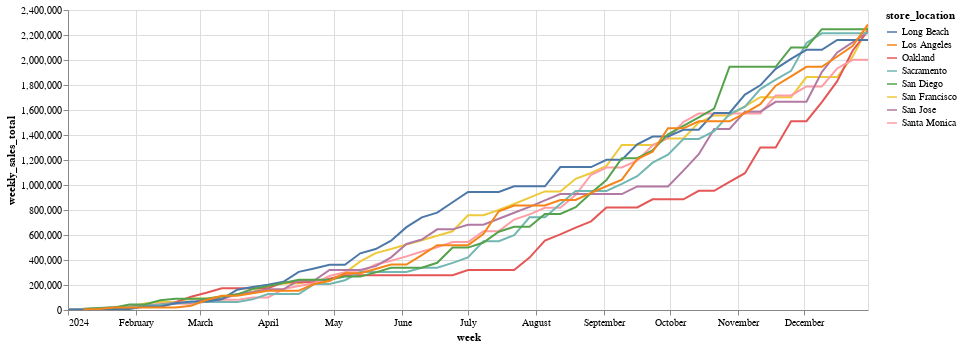

Notebook code for this chart:
### Markdown cell above
###Line Chart of Weekly Sales

### Code cell
# Creating the line chart
line_chart = alt.Chart(GLOBAL_DF, width=800, height=300).mark_line().encode(
    x='week:T',
    y='weekly_sales_total:Q',
    color='store_location:N',
    tooltip=['store_location:N', 'weekly_sales_total:Q', 'week:T']
)

# Display the line chart
line_chart.interactive()

### Figure 1 — Vega-Lite specification as saved in the notebook (floating-point values rounded to 4 significant figures; data arrays with more than 128 entries replaced by an {"elided": "..."} marker saying what was removed)
{"config": {"view": {"continuousWidth": 400, "continuousHeight": 300}}, "data": {"name": "data-d4ce08a54aee194c1c5b55181d167199"}, "mark": "line", "encoding": {"color": {"field": "store_location", "type": "nominal"}, "tooltip": [{"field": "store_location", "type": "nominal"}, {"field": "weekly_sales_total", "type": "quantitative"}, {"field": "week", "type": "temporal"}], "x": {"field": "week", "type": "temporal"}, "y": {"field": "weekly_sales_total", "type": "quantitative"}}, "height": 300, "selection": {"selector034": {"type": "interval", "bind": "scales", "encodings": ["x", "y"]}}, "width": 800, "$schema": "https://vega.github.io/schema/vega-lite/v4.17.0.json", "datasets": {"data-d4ce08a54aee194c1c5b55181d167199": {"elided": "422 records"}}}
